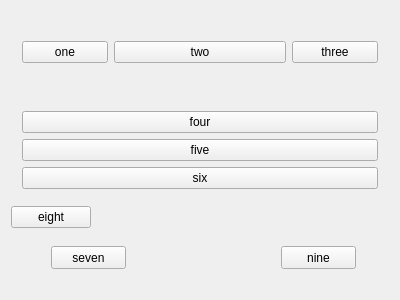
<?xml version="1.0" encoding="UTF-8"?>
<ui version="4.0">
 <class>Widget</class>
 <widget class="QWidget" name="Widget">
  <property name="geometry">
   <rect>
    <x>0</x>
    <y>0</y>
    <width>400</width>
    <height>300</height>
   </rect>
  </property>
  <property name="windowTitle">
   <string>Widget</string>
  </property>
  <layout class="QVBoxLayout" name="verticalLayout">
   <item>
    <widget class="QWidget" name="widget1" native="true">
     <layout class="QHBoxLayout" name="horizontalLayout" stretch="1,2,1">
      <item>
       <widget class="QPushButton" name="button1">
        <property name="text">
         <string>one</string>
        </property>
       </widget>
      </item>
      <item>
       <widget class="QPushButton" name="button2">
        <property name="text">
         <string>two</string>
        </property>
       </widget>
      </item>
      <item>
       <widget class="QPushButton" name="button3">
        <property name="text">
         <string>three</string>
        </property>
       </widget>
      </item>
     </layout>
    </widget>
   </item>
   <item>
    <widget class="QWidget" name="widget2" native="true">
     <layout class="QVBoxLayout" name="verticalLayout_2">
      <item>
       <widget class="QPushButton" name="button4">
        <property name="text">
         <string>four</string>
        </property>
       </widget>
      </item>
      <item>
       <widget class="QPushButton" name="button5">
        <property name="text">
         <string>five</string>
        </property>
       </widget>
      </item>
      <item>
       <widget class="QPushButton" name="button6">
        <property name="text">
         <string>six</string>
        </property>
       </widget>
      </item>
     </layout>
    </widget>
   </item>
   <item>
    <widget class="QWidget" name="widget3" native="true">
     <widget class="QPushButton" name="button7">
      <property name="geometry">
       <rect>
        <x>40</x>
        <y>40</y>
        <width>75</width>
        <height>23</height>
       </rect>
      </property>
      <property name="text">
       <string>seven</string>
      </property>
     </widget>
     <widget class="QPushButton" name="button8">
      <property name="text">
       <string>eight</string>
      </property>
     </widget>
     <widget class="QPushButton" name="button9">
      <property name="geometry">
       <rect>
        <x>270</x>
        <y>40</y>
        <width>75</width>
        <height>23</height>
       </rect>
      </property>
      <property name="text">
       <string>nine</string>
      </property>
     </widget>
    </widget>
   </item>
  </layout>
 </widget>
 <layoutdefault spacing="6" margin="11"/>
 <resources/>
 <connections/>
</ui>
